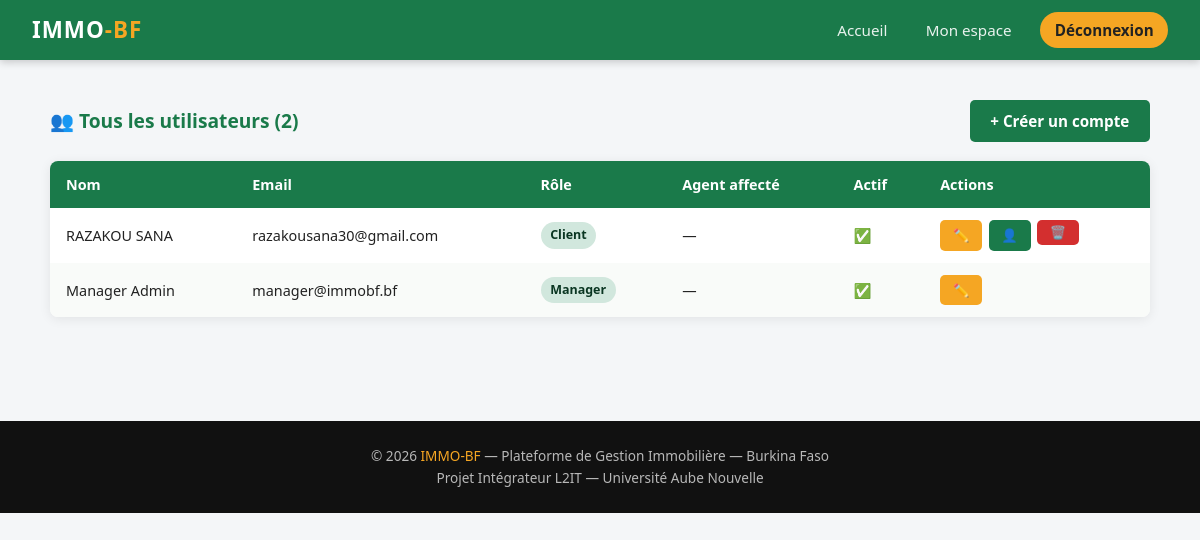
Screenshot of /manager/utilisateurs/ (signed in) with the database file from the repository.
### immobilier/models.py (models this page shows, shortened)
class Utilisateur(AbstractBaseUser, PermissionsMixin):
    ROLE_CHOICES = [
        ('visiteur', 'Visiteur'),
        ('client', 'Client'),
        ('bailleur', 'Bailleur'),
        ('agent', 'Agent'),
        ('manager', 'Manager'),
    ]
    email = models.EmailField(unique=True, verbose_name="Email")
    nom = models.CharField(max_length=100, verbose_name="Nom")
    prenom = models.CharField(max_length=100, verbose_name="Prénom")
    telephone = models.CharField(max_length=20, blank=True, verbose_name="Téléphone")
    role = models.CharField(max_length=20, choices=ROLE_CHOICES, default='client', verbose_name="Rôle")
    is_active = models.BooleanField(default=True)
    is_staff = models.BooleanField(default=False)
    date_inscription = models.DateTimeField(default=timezone.now)
    agent_affecte = models.ForeignKey(
        'self', null=True, blank=True,
        on_delete=models.SET_NULL,
        related_name='clients_affectes',
        limit_choices_to={'role': 'agent'},
        verbose_name="Agent affecté"
    )
    objects = UtilisateurManager()
    USERNAME_FIELD = 'email'
    REQUIRED_FIELDS = ['nom', 'prenom']
    class Meta:
        verbose_name = "Utilisateur"
        verbose_name_plural = "Utilisateurs"
    @property
    def nom_complet(self):
        return f"{self.prenom} {self.nom}"

### immobilier/views.py (the view)
# urls.py: path('manager/utilisateurs/', views.manager_utilisateurs, name='manager_utilisateurs'),
@manager_required
def manager_utilisateurs(request):
    utilisateurs = Utilisateur.objects.all().order_by('role', 'nom')
    return render(request, 'immobilier/manager/utilisateurs.html', {'utilisateurs': utilisateurs})

### templates/immobilier/manager/utilisateurs.html (shortened to what this page needs)
{% extends 'immobilier/base.html' %}
{% block content %}
<div class="container section">
  <div class="section-titre">
    <h3>👥 Tous les utilisateurs ({{ utilisateurs|length }})</h3>
    <a href="{% url 'manager_creer_utilisateur' %}" class="btn btn-vert">+ Créer un compte</a>
  </div>
  <div class="table-wrap">
    <table>
      <thead><tr><th>Nom</th><th>Email</th><th>Rôle</th><th>Agent affecté</th><th>Actif</th><th>Actions</th></tr></thead>
      <tbody>
        {% for u in utilisateurs %}
        <tr>
          <td>{{ u.nom_complet }}</td>
          <td>{{ u.email }}</td>
          <td><span class="badge badge-publiee">{{ u.get_role_display }}</span></td>
          <td>{{ u.agent_affecte.nom_complet|default:"—" }}</td>
          <td>{% if u.is_active %}✅{% else %}❌{% endif %}</td>
          <td>
            <div class="actions">
              <a href="{% url 'manager_modifier_utilisateur' u.pk %}" class="btn btn-or btn-sm">✏️</a>
              {% if u.role == 'client' %}
                <a href="{% url 'manager_affecter_client' u.pk %}" class="btn btn-vert btn-sm">👤</a>
              {% endif %}
              {% if u.pk != user.pk %}
              <form method="post" action="{% url 'manager_supprimer_utilisateur' u.pk %}" style="display:inline;"
                    onsubmit="return confirm('Supprimer cet utilisateur ?')">
                {% csrf_token %}<button type="submit" class="btn btn-rouge btn-sm">🗑️</button>
              </form>
              {% endif %}
            </div>
          </td>
        </tr>
        {% endfor %}
      </tbody>
    </table>
  </div>
</div>
{% endblock %}

### templates/immobilier/base.html (shortened to what this page needs)
<!DOCTYPE html>
<html lang="fr">
<head>
  {% load static %}
  <link rel="stylesheet" href="{% static 'css/style.css' %}">
</head>
<body>
<nav class="navbar">
  <a href="{% url 'accueil' %}" class="logo">IMMO<span>-BF</span></a>
  <div class="nav-links">
    <a href="{% url 'accueil' %}" class="lien-texte">Accueil</a>
    {% if user.is_authenticated %}
      <a href="{% url 'tableau_bord' %}">Mon espace</a>
      <a href="{% url 'deconnexion' %}" class="btn-nav btn">Déconnexion</a>
    {% else %}
      <a href="{% url 'connexion' %}" class="lien-texte">Connexion</a>
      <a href="{% url 'inscription' %}" class="btn-nav btn">S'inscrire</a>
    {% endif %}
  </div>
</nav>
<main>
  {% block content %}{% endblock %}
</main>
<footer>
  <p>© 2026 <span>IMMO-BF</span> — Plateforme de Gestion Immobilière — Burkina Faso</p>
  <p>Projet Intégrateur L2IT — Université Aube Nouvelle</p>
</footer>
</body>
</html>

### static/css/style.css (style rules this page uses)
:root { --vert: #1a7a4a; --vert-clair: #25a366; --rouge: #d32f2f; --or: #f5a623; --gris-bg: #f4f6f8; --gris-bord: #dde1e7; --texte: #222; --texte-doux: #555; --blanc: #fff; --ombre: 0 2px 12px rgba(0,0,0,.08); --radius: 8px; }
* { box-sizing: border-box; margin: 0; padding: 0; }
body { font-family: 'Segoe UI', Arial, sans-serif; background: var(--gris-bg); color: var(--texte); line-height: 1.6; }
a { color: var(--vert); text-decoration: none; }
.navbar { background: var(--vert); padding: 0 2rem; display: flex; align-items: center; justify-content: space-between; height: 60px; box-shadow: 0 2px 8px rgba(0,0,0,.2); position: sticky; top: 0; z-index: 100; }
.navbar .logo { color: var(--blanc); font-size: 1.4rem; font-weight: 700; letter-spacing: 1px; }
.navbar .logo span { color: var(--or); }
.nav-links { display: flex; gap: 1.2rem; align-items: center; }
.nav-links a { color: rgba(255,255,255,.9); font-size: .95rem; padding: .3rem .6rem; border-radius: 4px; transition: background .2s; }
.nav-links .btn-nav { background: var(--or); color: var(--texte); font-weight: 600; padding: .35rem .9rem; border-radius: 20px; }
.btn { display: inline-block; padding: .55rem 1.3rem; border-radius: 5px; border: none; cursor: pointer; font-size: .95rem; font-weight: 600; transition: opacity .2s, transform .1s; }
.btn-vert { background: var(--vert); color: var(--blanc); }
.btn-rouge { background: var(--rouge); color: var(--blanc); }
.btn-or { background: var(--or); color: var(--texte); }
.btn-sm { padding: .3rem .8rem; font-size: .82rem; }
.container { max-width: 1100px; margin: 0 auto; padding: 0 1.2rem; }
.section { padding: 2.5rem 0; }
.table-wrap { background: var(--blanc); border-radius: var(--radius); box-shadow: var(--ombre); overflow: hidden; }
.table-wrap table { width: 100%; border-collapse: collapse; }
.table-wrap thead { background: var(--vert); color: var(--blanc); }
.table-wrap th, .table-wrap td { padding: .75rem 1rem; text-align: left; font-size: .9rem; }
.table-wrap tbody tr:nth-child(even) { background: #f9fbf9; }
.table-wrap .actions { display: flex; gap: .4rem; flex-wrap: wrap; }
.badge { display: inline-block; padding: .2rem .6rem; border-radius: 20px; font-size: .78rem; font-weight: 700; }
.badge-publiee { background: #d1e7dd; color: #0a3622; }
.section-titre { display: flex; justify-content: space-between; align-items: center; margin-bottom: 1.2rem; }
.section-titre h3 { font-size: 1.2rem; color: var(--vert); }
footer { background: #111; color: rgba(255,255,255,.7); text-align: center; padding: 1.5rem; margin-top: 4rem; font-size: .85rem; }
footer span { color: var(--or); }

### rows the page displays
Utilisateur: nom_complet "RAZAKOU SANA", email "razakousana30@gmail.com", role "Client", agent_affecte.nom_complet "—"
Utilisateur: nom_complet "Manager Admin", email "manager@immobf.bf", role "Manager", agent_affecte.nom_complet "—"

### other values shown
{{ utilisateurs|length }} "2"
